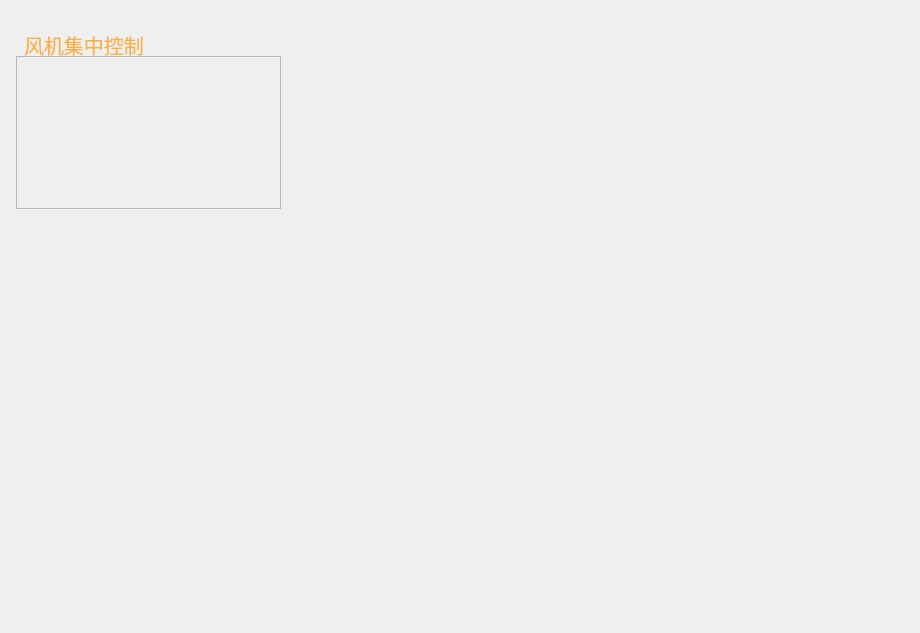
<?xml version="1.0" encoding="UTF-8"?>
<ui version="4.0">
 <class>AxialFanPage</class>
 <widget class="QWidget" name="AxialFanPage">
  <property name="geometry">
   <rect>
    <x>0</x>
    <y>0</y>
    <width>920</width>
    <height>633</height>
   </rect>
  </property>
  <property name="windowTitle">
   <string>Form</string>
  </property>
  <widget class="QWidget" name="gridLayoutWidget_2">
   <property name="geometry">
    <rect>
     <x>296</x>
     <y>16</y>
     <width>609</width>
     <height>593</height>
    </rect>
   </property>
   <layout class="QGridLayout" name="gridLayout"/>
  </widget>
  <widget class="QFrame" name="frame">
   <property name="geometry">
    <rect>
     <x>16</x>
     <y>56</y>
     <width>265</width>
     <height>153</height>
    </rect>
   </property>
   <property name="styleSheet">
    <string notr="true">#frame
{border-image: url(:/UI/Widget/System_Bump_1.png);}</string>
   </property>
   <property name="frameShape">
    <enum>QFrame::StyledPanel</enum>
   </property>
   <property name="frameShadow">
    <enum>QFrame::Raised</enum>
   </property>
  </widget>
  <widget class="QWidget" name="verticalLayoutWidget">
   <property name="geometry">
    <rect>
     <x>24</x>
     <y>248</y>
     <width>249</width>
     <height>361</height>
    </rect>
   </property>
   <layout class="QVBoxLayout" name="verticalLayout"/>
  </widget>
  <widget class="QLabel" name="label">
   <property name="geometry">
    <rect>
     <x>24</x>
     <y>32</y>
     <width>153</width>
     <height>25</height>
    </rect>
   </property>
   <property name="palette">
    <palette>
     <active>
      <colorrole role="WindowText">
       <brush brushstyle="SolidPattern">
        <color alpha="255">
         <red>252</red>
         <green>175</green>
         <blue>62</blue>
        </color>
       </brush>
      </colorrole>
      <colorrole role="Button">
       <brush brushstyle="SolidPattern">
        <color alpha="0">
         <red>0</red>
         <green>0</green>
         <blue>0</blue>
        </color>
       </brush>
      </colorrole>
      <colorrole role="Base">
       <brush brushstyle="SolidPattern">
        <color alpha="0">
         <red>0</red>
         <green>0</green>
         <blue>0</blue>
        </color>
       </brush>
      </colorrole>
      <colorrole role="Window">
       <brush brushstyle="SolidPattern">
        <color alpha="0">
         <red>0</red>
         <green>0</green>
         <blue>0</blue>
        </color>
       </brush>
      </colorrole>
     </active>
     <inactive>
      <colorrole role="WindowText">
       <brush brushstyle="SolidPattern">
        <color alpha="255">
         <red>252</red>
         <green>175</green>
         <blue>62</blue>
        </color>
       </brush>
      </colorrole>
      <colorrole role="Button">
       <brush brushstyle="SolidPattern">
        <color alpha="0">
         <red>0</red>
         <green>0</green>
         <blue>0</blue>
        </color>
       </brush>
      </colorrole>
      <colorrole role="Base">
       <brush brushstyle="SolidPattern">
        <color alpha="0">
         <red>0</red>
         <green>0</green>
         <blue>0</blue>
        </color>
       </brush>
      </colorrole>
      <colorrole role="Window">
       <brush brushstyle="SolidPattern">
        <color alpha="0">
         <red>0</red>
         <green>0</green>
         <blue>0</blue>
        </color>
       </brush>
      </colorrole>
     </inactive>
     <disabled>
      <colorrole role="WindowText">
       <brush brushstyle="SolidPattern">
        <color alpha="255">
         <red>190</red>
         <green>190</green>
         <blue>190</blue>
        </color>
       </brush>
      </colorrole>
      <colorrole role="Button">
       <brush brushstyle="SolidPattern">
        <color alpha="0">
         <red>0</red>
         <green>0</green>
         <blue>0</blue>
        </color>
       </brush>
      </colorrole>
      <colorrole role="Base">
       <brush brushstyle="SolidPattern">
        <color alpha="0">
         <red>0</red>
         <green>0</green>
         <blue>0</blue>
        </color>
       </brush>
      </colorrole>
      <colorrole role="Window">
       <brush brushstyle="SolidPattern">
        <color alpha="0">
         <red>0</red>
         <green>0</green>
         <blue>0</blue>
        </color>
       </brush>
      </colorrole>
     </disabled>
    </palette>
   </property>
   <property name="font">
    <font>
     <pointsize>15</pointsize>
    </font>
   </property>
   <property name="styleSheet">
    <string notr="true">border-style:none;
background:transparent;</string>
   </property>
   <property name="text">
    <string>风机集中控制</string>
   </property>
  </widget>
 </widget>
 <resources/>
 <connections/>
</ui>
